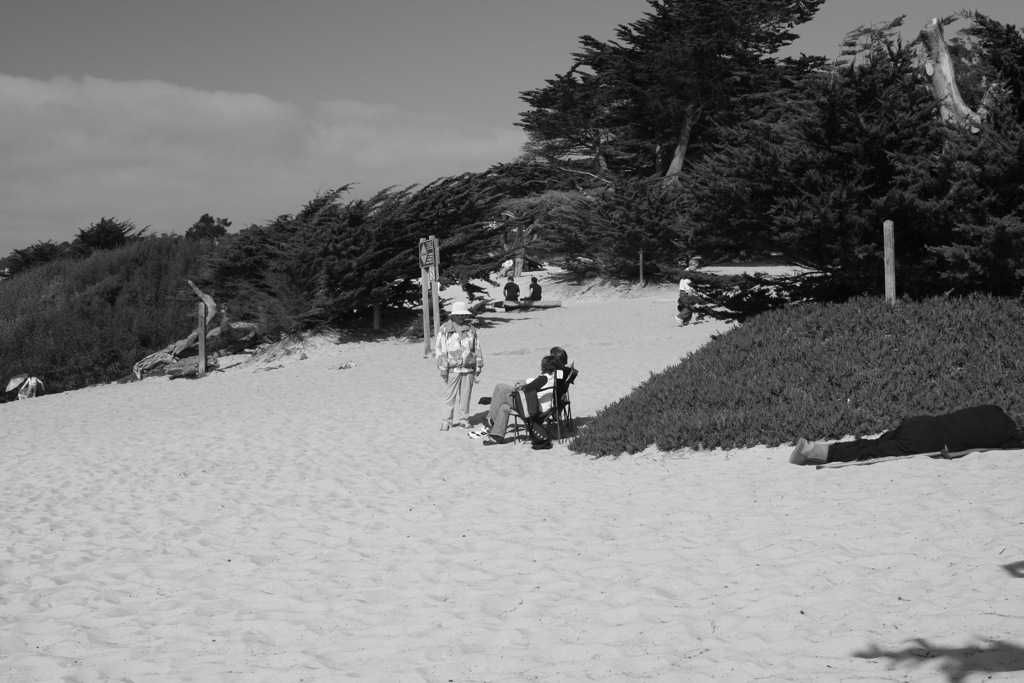
#> input picture input_data/1.png, 1024 x 683 px; its folder holds 4 pictures in this run
$ python imagestitcher.py
#> lines starting #> are read from the running program, lines starting #| are printed output that depends on the picture
import cv2
import numpy as np
import os, datetime

# Run params
PIC_EXTENSION = '.png'
dir_path = os.path.dirname(os.path.realpath(__file__))
INPUT_DIR = dir_path + '/input_data/'
OUTPUT_DIR = dir_path + '/output/'

# Algo params
KNN_MATCHING = True                    # If true, BFMatcher uses KNN with filtering (Lowe's ratio test), if False it will use best match
MIN_MATCH_COUNT = 10                    # How many points need to be matched to proceed with calculating homography

BEST_MATCH_DISTANCE_THRESHOLD = 3      # Only matches with distance below this threshold will be taken

KNN_DISTANCE_RATIO = 0.03               # KNN-matching Lowe's test ratio


# In order for the script to work,
def main():
    no_pics = len(os.listdir(INPUT_DIR))
    for x in range(1, no_pics):
        print('Stitching iteration' + str(x))
        stitch_two(x)


def stitch_two(x):
#> called with x = 1
    if x == 1:
        left_color = cv2.imread(INPUT_DIR + str(x) + str(PIC_EXTENSION))
#> left_color is the input picture: shape (683, 1024, 3); min 4, max 255, mean 126
        left_bw = cv2.cvtColor(left_color,cv2.COLOR_BGR2GRAY)
    else:
        left_color = cv2.imread(OUTPUT_DIR + 'output_image_cropped_' + str(x - 1) + str(PIC_EXTENSION))
        left_bw = cv2.cvtColor(left_color,cv2.COLOR_BGR2GRAY)

    right_color = cv2.imread(INPUT_DIR + str(x+1) + str(PIC_EXTENSION))
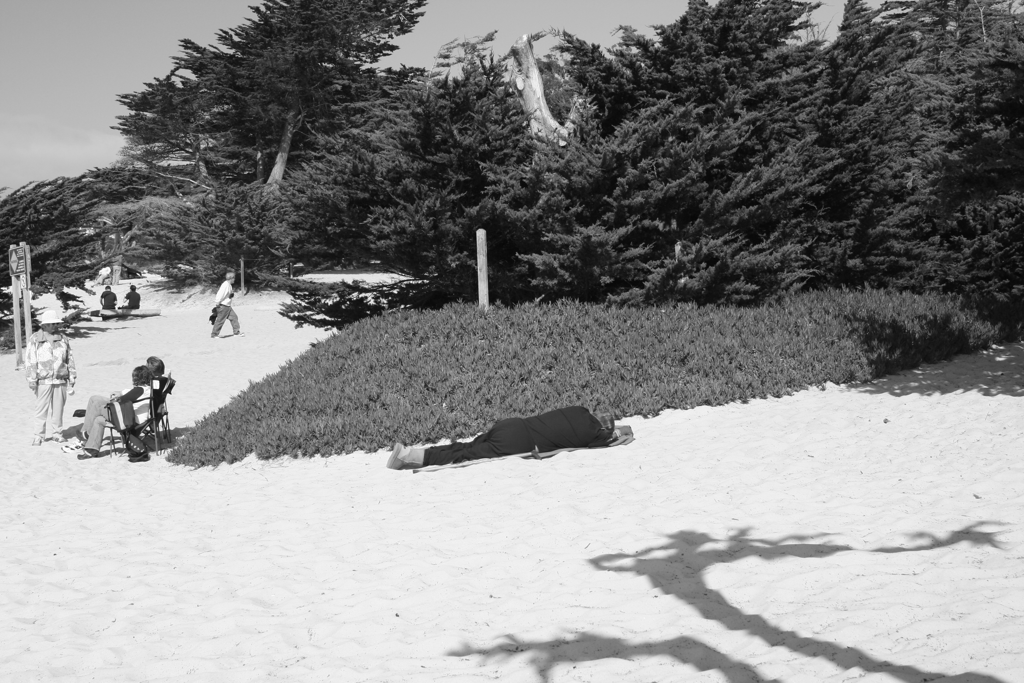
#> input picture input_data/2.png, 1024 x 683 px
#> right_color is the input picture: shape (683, 1024, 3); min 6, max 255, mean 139
    right_bw = cv2.cvtColor(right_color,cv2.COLOR_BGR2GRAY)

    # Finding key points with SIFT algorithm
    sift = cv2.xfeatures2d.SIFT_create()
    kp1, des1 = sift.detectAndCompute(left_bw,None)
#> kp1 = 3532 keypoints; strongest (x, y, size): (560, 374, 4.9), (545, 406, 6.3), (551, 417, 2.1), (540, 394, 4)
    kp2, des2 = sift.detectAndCompute(right_bw,None)
#> kp2 = 7165 keypoints; strongest (x, y, size): (156, 384, 5), (148, 428, 2.3), (402, 306, 2), (395, 291, 2.7)

    # Draw keypoints
    cv2.imwrite(OUTPUT_DIR + 'left_keypoints_' + str(x) + str(PIC_EXTENSION), cv2.drawKeypoints(left_color,kp1,None))
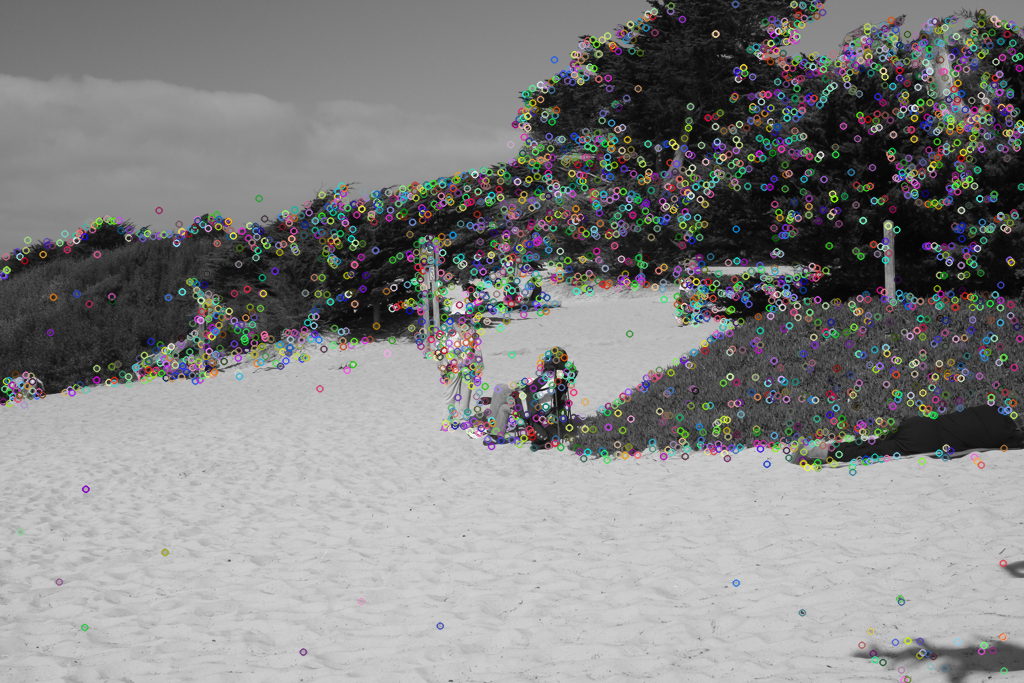
#> saved as left_keypoints_1.png: shape (683, 1024, 3); mean B, G, R 130.5, 130.7, 130.6
    cv2.imwrite(OUTPUT_DIR + 'right_keypoints_' + str(x) + str(PIC_EXTENSION), cv2.drawKeypoints(right_color, kp1, None))
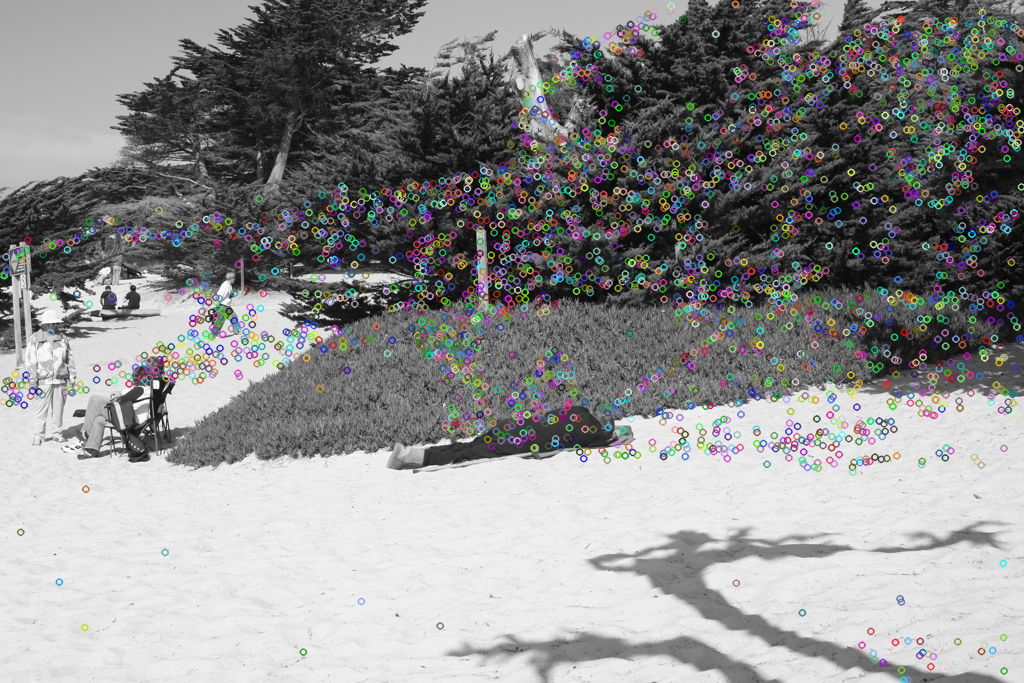
#> saved as right_keypoints_1.png: shape (683, 1024, 3); mean B, G, R 142.4, 142.6, 142.4

    # Match keypoints between left and right picture
    # KNN matching + filtering by distance (DISTANCE_RATIO global param)
    if KNN_MATCHING:
        matches = match_knn(des1, des2)
#> in match_knn, `matches = BF_matcher.knnMatch(des1,des2,k=2)`: matches = 3532 matches
#> after the loop in match_knn, `for first,second in matches:`: filtered_matches = []
#> matches = []
    else:
        matches = match_best(des1, des2)

    # Draw matching parameters
    draw_params = dict(matchColor=(0,255,0),
                        singlePointColor=None,
                        flags=2)

    matches_image = cv2.drawMatches(left_color,kp1,right_color,kp2,matches,None,**draw_params)
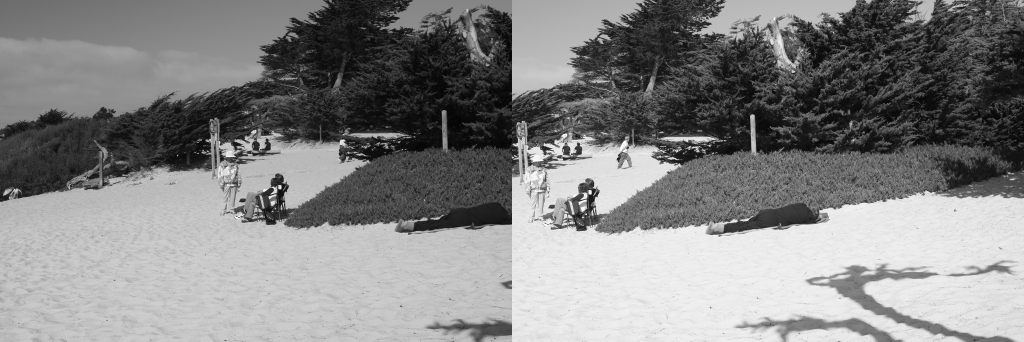
#> matches_image: shape (683, 2048, 3) (shown at 1/2 size); min 4, max 255, mean 132.5
    cv2.imwrite(OUTPUT_DIR + 'matches_' + str(x) + str(PIC_EXTENSION), matches_image)

    if len(matches) >= MIN_MATCH_COUNT:
        # Converting interest points list to use as arguments for homography function
        dst_pts = np.float32([ kp1[m.queryIdx].pt for m in matches ]).reshape(-1,1,2)
        src_pts = np.float32([ kp2[m.trainIdx].pt for m in matches ]).reshape(-1,1,2)

        # Using RANSAC algorithm to find homography
        M, mask = cv2.findHomography(src_pts, dst_pts, cv2.RANSAC, 5.0)

        h,w = right_bw.shape
        pts = np.float32([ [0,0],[0,h-1],[w-1,h-1],[w-1,0] ]).reshape(-1,1,2)
        result_photo = cv2.perspectiveTransform(pts, M)
        overlapping_image = cv2.polylines(left_bw,[np.int32(result_photo)],True,255,3, cv2.LINE_AA)

        # Output overlapping image
        cv2.imwrite(OUTPUT_DIR + 'overlapping_image_' + str(x) + str(PIC_EXTENSION), overlapping_image)
    else:
        print("Not enought matches are found - %d/%d" % (len(matches), MIN_MATCH_COUNT))
#| Not enought matches are found - 0/10

    #Warp right image on left image with homography matrix
#> (the run stopped early here; a loop or call above may not have finished)
